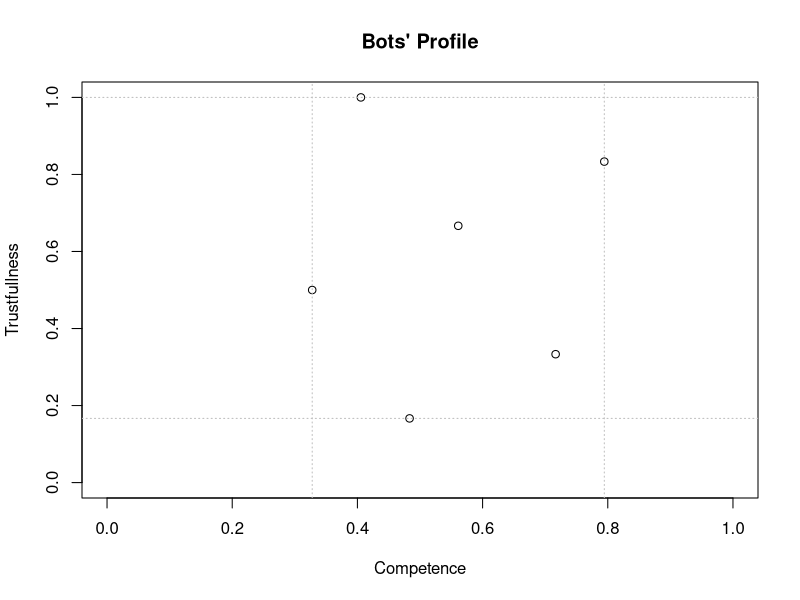
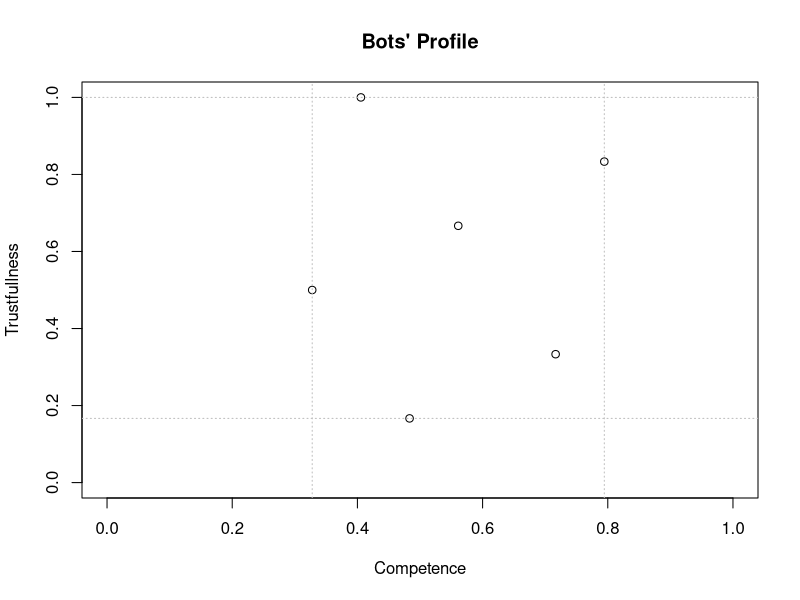

Here is the R script that generated these plots, in order:
rm(list=ls())

time = 100 #Has to be even 


halton_sequence_gen = function(i,b){#Non random
  #Generate Halton sequence of base b
  r=0;f=1
  while (i>0){
    f = f/b
    r = r +f*(i%%b)
    i = i%/%b
  }
  return(r)
}

halton_ngen = function(ngen,b,width=1,height=1){
  a=numeric(ngen)
  for (i in 1:ngen){
    a[i]=halton_sequence_gen(i,b)
  }
  return(cbind(a*width,((1:ngen)/ngen)*height))
}

gen_gamestate <- function(time,seed=12345,display_profiles=T){
  set.seed(seed)
  true_state = sample(rep(0:1,time/2),time) #Shuffling without replacing so half/half
  slider_ticks = 0:3 #Be careful if you change this you have to change a lot of things this is not modulable
  
  #Generating profiles
  coord = halton_ngen(6,3,0.7,1)
  coord[,1] = coord[,1]+0.25
  if (display_profiles){
    plot(coord,xlim=c(0,1),ylim=c(0,1),ylab="Trustfullness",xlab="Competence",main="Bots' Profile")
    # abline(h=c(0.2,0.8),col='grey')
    # abline(v=c(0.25,0.95),col='grey')
    abline(v =c(min(coord[,1]),max(coord[,1])),lty=3,col='grey')
    abline(h =c(min(coord[,2]),max(coord[,2])),lty=3,col='grey')
    
  }
  # Old
  # competence = seq(1/6,1,1/6) #Competence of the six players
  # trustfullness = sample(competence) 
  
  competence = coord[,1]
  trustfullness = coord[,2]

  mat = matrix(NA,time,6)
  mat_simple = matrix(NA,time,6)
  for (i in 1:time){
    for (p in 1:6){
      rn = runif(1);rn2 = runif(1)
      if(rn<competence[p]){
        mat_simple[i,p]=true_state[i]
        if(rn2<trustfullness[p]){
          mat[i,p] = ifelse(true_state[i],3,0) #Here I am true and reliable so very confident 0 or 3 depending on the true state
        } else{
          mat[i,p] = ifelse(true_state[i],sample(2:3,1),sample(1:0,1))  #Here I am right but unreliable so random confidence right answer
        }
      }else{
        #THIS VERSION IF YOU FAIL COMPETENCE YOU ARE WRONG 
        #mat_simple[i,p]=(true_state[i]+1)%%2 #oposite of true_state
        #THIS VERSION IF YOU FAIL COMPETENCE YOU ARE RANDOM 
        #Proba to be really wrong when wrong 2/3
        
        #THIS VERSION IF YOU FAIL COMPETENCE YOU ARE CLOSE TO RANDOM
        p_list = list(c(2/3,1/3),c(1/3,2/3)) #True 2/3 to say no | False 2/3 to say Yes It could be .5 for pure randomness
        proba = p_list[[ifelse(true_state[i],1,2)]]
        mat_simple[i,p]=sample(0:1,1,prob = proba) #random
        if(rn2<trustfullness[p]){
          mat[i,p] = ifelse(mat_simple[i,p],1,2) #Here I am wrong and reliable so not very confident 1 or 2 depending on the true state
        } else{
          mat[i,p] = ifelse(mat_simple[i,p],sample(1:0,1),sample(2:3,1)) #Here I am wrong and unreliable so random confidence
        }
      }
    }
  }
  
  tab = cbind(mat,true_state)
  tab = as.data.frame(tab)
  names(tab) = c(paste0("P",1:6),"Stim")
  
  return(tab)
}

#Experiment set
tab = gen_gamestate(time)
write.csv(tab,"Game_Schedule.csv",row.names = F)

#Training set
tab = gen_gamestate(time,seed = 9872)
write.csv(tab,"Game_Schedule_Training.csv",row.names = F)
